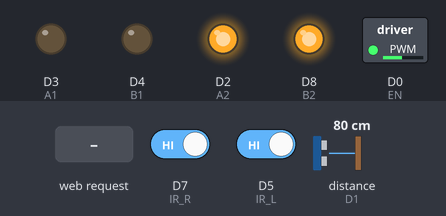
A sketch run on a simulated ESP8266 (NodeMCU). Parts: switched loads named in the sketch (green lamp = pin HIGH), output pins drawn as LEDs (lit = HIGH). Wiring (inferred from the names in the program): ultrasonic range finder: trigger D6; echo D1. Dashed ring = blinking. The test bench sets the inputs (shaded band); at power-on: distance to the obstacle (sensor on D1) 80 cm, D5 (IR_L) HIGH, D7 (IR_R) HIGH. The echo pulse lasts 58.3 µs per cm; WiFi joins after 1.5 s; servers stay silent unless stated; pins used as bus, display or sensor lines are not drawn.

Above: at 1.2 s.
1.3 s: distance to the obstacle (sensor on D1) set to 18 cm
2.8 s: distance to the obstacle (sensor on D1) set to 13 cm
At 2.9 s:
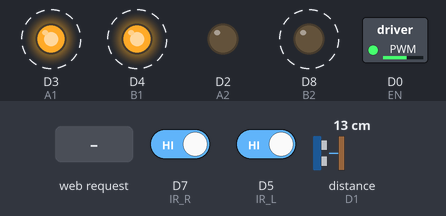
5.8 s: D5 (IR_L) driven LOW
At 6.33 s:
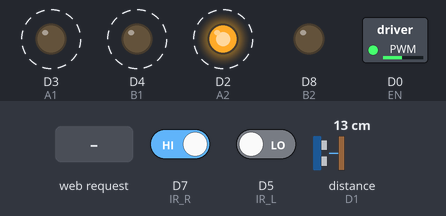
8.8 s: HTTP request GET /spin received
11.8 s: D5 (IR_L) driven HIGH
At 12.22 s:
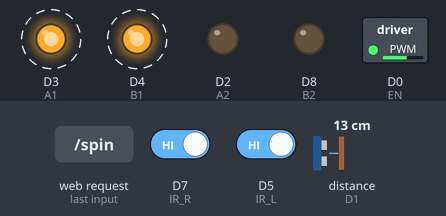
14.8 s: distance to the obstacle (sensor on D1) set to 35 cm
At 14.93 s:
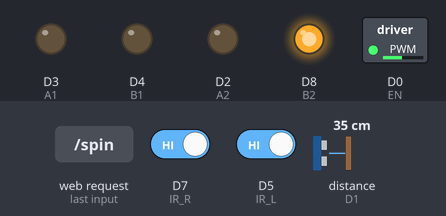
Timing chart, 0 to 17.5 s (numbered marks = the images above; inputs shaded):
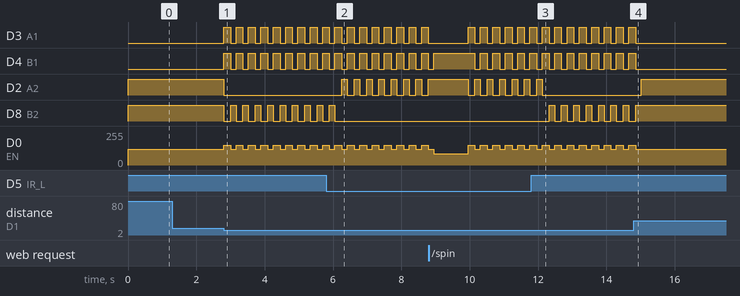

Measured:
- the behaviour switches between 16 and 15 cm on distance to the obstacle (sensor on D1) (found by bisection; images 0 and 1)
- after the input at 1.3 s, every drawn part: stays the same
- after the input at 2.8 s, D3 (A1), D4 (B1): alternates HIGH for 0.20 s and LOW for 0.16 s, starting at once; D2 (A2): HIGH → LOW at once; D8 (B2): alternates HIGH for 0.16 s and LOW for 0.20 s, starting at once; D0 (EN): alternates 150/255 for 0.20 s and 120/255 for 0.16 s, starting at once
- after the input at 5.8 s, D2 (A2): alternates HIGH for 0.16 s and LOW for 0.20 s, starting after 0.46 s; D8 (B2): goes on until 6.1 s, then stays LOW
- after the input at 11.8 s, D2 (A2): goes on until 12.1 s, then stays LOW; D8 (B2): alternates HIGH for 0.16 s and LOW for 0.20 s, starting after 0.52 s
- after the input at 14.8 s, D3 (A1), D4 (B1): goes on until 14.9 s, then stays LOW; D2 (A2): LOW → HIGH after 0.22 s; D8 (B2): goes on until 14.9 s, then stays HIGH; D0 (EN): goes on until 14.9 s, then stays 120/255

The sketch:

bot.ino
```cpp
/*
 NodeMCU (ESP8266) Integrated Script with Claw Support
*/

#include <ESP8266WiFi.h>
#include <ESP8266WebServer.h>
#include <WiFiUdp.h>

// Pins
#define IR_L D5
#define IR_R D7
#define TRIG D6
#define ECHO D1
#define A1 D3
#define A2 D2
#define B1 D4
#define B2 D8
#define EN D0

// Arduino Uno Comm Pins
#define CLAW_TRIG 3 // RX pin (GPIO 3) -> Triggers Uno to grab
#define CLAW_DONE 1 // TX pin (GPIO 1) -> Listens for Uno to finish

// Settings
int normalSpeed = 120;
int slowSpeed = 90;
const int TURN_MS = 160;
const int BACK_MS = 200;

const char *ssid = "Ryan";
const char *password = "24274908";
ESP8266WebServer server(80);
WiFiUDP udp;

// State Variables
String current_nav = "stop";
bool target_visible = false;
enum SystemState { EMPTY, HOLDING, DONE };
SystemState sys_state = EMPTY;
unsigned long last_cmd_time = 0;

void setup()
{
    pinMode(IR_L, INPUT);
    pinMode(IR_R, INPUT);
    pinMode(TRIG, OUTPUT);
    pinMode(ECHO, INPUT);
    pinMode(A1, OUTPUT);
    pinMode(A2, OUTPUT);
    pinMode(B1, OUTPUT);
    pinMode(B2, OUTPUT);
    pinMode(EN, OUTPUT);
    analogWriteRange(255);
    analogWriteFreq(1000);

    WiFi.begin(ssid, password);

    // Start UDP for Python Auto-Discovery
    udp.begin(4210);

    // Setup Claw Pins
    pinMode(CLAW_TRIG, OUTPUT);
    digitalWrite(CLAW_TRIG, HIGH);
    pinMode(CLAW_DONE, INPUT_PULLUP);

    auto get_state_str = []() { return sys_state == EMPTY ? "empty" : (sys_state == HOLDING ? "holding" : "done"); };
    server.on("/forward", [get_state_str]() { current_nav = "forward"; target_visible = true; last_cmd_time = millis(); server.send(200, "text/plain", get_state_str()); });
    server.on("/left", [get_state_str]()    { current_nav = "left";    target_visible = true; last_cmd_time = millis(); server.send(200, "text/plain", get_state_str()); });
    server.on("/right", [get_state_str]()   { current_nav = "right";   target_visible = true; last_cmd_time = millis(); server.send(200, "text/plain", get_state_str()); });
    server.on("/spin", [get_state_str]()    { current_nav = "spin";    target_visible = true; last_cmd_time = millis(); server.send(200, "text/plain", get_state_str()); });
    server.on("/stop", [get_state_str]()    { current_nav = "stop";    target_visible = false; last_cmd_time = millis(); server.send(200, "text/plain", get_state_str()); });

    server.begin();
}

void loop()
{
    server.handleClient();
    yield();

    if (target_visible && (millis() - last_cmd_time > 1000)) {
        target_visible = false;
        current_nav = "stop";
        stopMotors();
    }

    static unsigned long last_broadcast = 0;
    if (WiFi.status() == WL_CONNECTED && millis() - last_broadcast > 2000) {
        last_broadcast = millis();
        udp.beginPacket(IPAddress(255, 255, 255, 255), 4210);
        udp.print("NITC_BOT_IP:");
        udp.print(WiFi.localIP().toString());
        udp.endPacket();
    }

    float dist = getDistance();
    int left = digitalRead(IR_L);
    int right = digitalRead(IR_R);

    if (sys_state == DONE) {
        stopMotors();
        return;
    }

    if (target_visible)
    {
        if (dist < 10 && dist > 1 && current_nav != "spin")
        {
            stopMotors();

            if (sys_state == EMPTY) {
                // Fire claw trigger to Uno for Pickup
                digitalWrite(CLAW_TRIG, LOW);
                delay(200);
                digitalWrite(CLAW_TRIG, HIGH);

                // Wait up to 10 seconds for Uno to pull DONE line LOW
                unsigned long wait_start = millis();
                while (digitalRead(CLAW_DONE) == HIGH && (millis() - wait_start < 10000))
                {
                    server.handleClient();
                    yield();
                }
                sys_state = HOLDING;
                current_nav = "stop";
                target_visible = false; // Temporarily stop tracking to allow Python to sync
            } else if (sys_state == HOLDING) {
                // Fire claw trigger to Uno for Drop-off
                digitalWrite(CLAW_TRIG, LOW);
                delay(200);
                digitalWrite(CLAW_TRIG, HIGH);

                // Wait up to 10 seconds for Uno to pull DONE line LOW
                unsigned long wait_start = millis();
                while (digitalRead(CLAW_DONE) == HIGH && (millis() - wait_start < 10000))
                {
                    server.handleClient();
                    yield();
                }
                sys_state = DONE;
                current_nav = "stop";
                target_visible = false;
            }
        }
        else
        {
            int speed = (dist < 25) ? slowSpeed : normalSpeed;
            int turnSpeed = 85; // Slower turn speed for fine alignment
            if (current_nav == "forward")  forward(speed);
            else if (current_nav == "left") softLeft(turnSpeed);
            else if (current_nav == "right") softRight(turnSpeed);
            else if (current_nav == "spin") spinRight(turnSpeed);
            else stopMotors();
        }
    }
    else
    {
        if (sys_state == HOLDING) {
            stopMotors(); // Wait safely for vision.py to send the spin sweep command
        }
        else if (dist < 15 || (left == LOW && right == LOW))
        {
            backward();
            delay(BACK_MS);
            if (left == LOW) softRight(normalSpeed);
            else softLeft(normalSpeed);
            delay(TURN_MS);
        }
        else if (left == LOW) {
            softRight(normalSpeed);
            delay(100);
        }
        else if (right == LOW) {
            softLeft(normalSpeed);
            delay(100);
        }
        else
            forward(normalSpeed);
    }
}

void forward(int spd)
{
    analogWrite(EN, spd);
    digitalWrite(A1, LOW);
    digitalWrite(A2, HIGH);
    digitalWrite(B1, LOW);
    digitalWrite(B2, HIGH);
}

void backward()
{
    analogWrite(EN, 150);
    digitalWrite(A1, HIGH);
    digitalWrite(A2, LOW);
    digitalWrite(B1, HIGH);
    digitalWrite(B2, LOW);
}

void softRight(int spd)
{
    analogWrite(EN, spd);
    digitalWrite(A1, LOW);
    digitalWrite(A2, HIGH);
    digitalWrite(B1, LOW);
    digitalWrite(B2, LOW);
}

void softLeft(int spd)
{
    analogWrite(EN, spd);
    digitalWrite(A1, LOW);
    digitalWrite(A2, LOW);
    digitalWrite(B1, LOW);
    digitalWrite(B2, HIGH);
}

void stopMotors()
{
    analogWrite(EN, 0);
    digitalWrite(A1, LOW);
    digitalWrite(A2, LOW);
    digitalWrite(B1, LOW);
    digitalWrite(B2, LOW);
}

void spinRight(int spd)
{
    analogWrite(EN, spd);
    digitalWrite(A1, LOW);
    digitalWrite(A2, HIGH);
    digitalWrite(B1, HIGH);
    digitalWrite(B2, LOW);
}

float getDistance()
{
    digitalWrite(TRIG, LOW);
    delayMicroseconds(2);
    digitalWrite(TRIG, HIGH);
    delayMicroseconds(10);
    digitalWrite(TRIG, LOW);
    long duration = pulseIn(ECHO, HIGH, 15000);
    if (duration == 0)
        return 999;
    return duration * 0.034 / 2;
}
```
